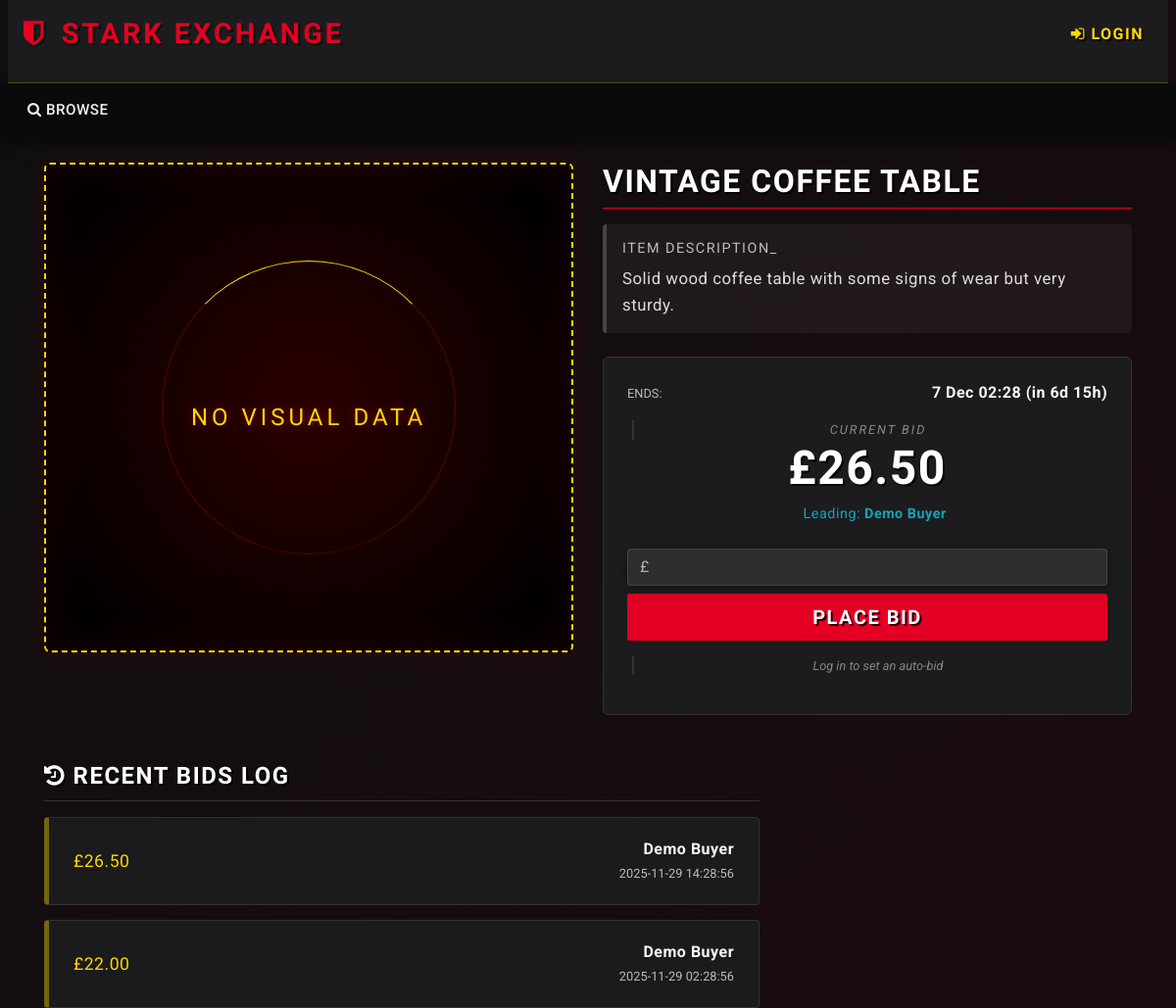
/listing.php?item_id=1, run on the app's committed database.
### tables this page shows
CREATE TABLE auctions (
    auction_id    INT AUTO_INCREMENT PRIMARY KEY,
    item_id       INT NOT NULL,
    seller_id     INT NOT NULL,
    start_price   DECIMAL(10,2) NOT NULL,
    reserve_price DECIMAL(10,2),
    start_date    DATETIME NOT NULL DEFAULT CURRENT_TIMESTAMP,
    end_date      DATETIME NOT NULL,
    winner_id     INT NULL,
    status        ENUM('pending','active','finished','cancelled')
                  NOT NULL DEFAULT 'pending',

    CONSTRAINT fk_auctions_item
        FOREIGN KEY (item_id)
        REFERENCES items(item_id)
        ON DELETE CASCADE
        ON UPDATE CASCADE,

    CONSTRAINT fk_auctions_seller
        FOREIGN KEY (seller_id)
        REFERENCES users(user_id)
        ON DELETE CASCADE
        ON UPDATE CASCADE,

    CONSTRAINT fk_auctions_winner
        FOREIGN KEY (winner_id)
        REFERENCES users(user_id)
        ON DELETE SET NULL
        ON UPDATE CASCADE
);

CREATE TABLE items (
    item_id      INT AUTO_INCREMENT PRIMARY KEY,
    title        VARCHAR(255) NOT NULL,
    description  TEXT,
    
     
    image_path   VARCHAR(255) DEFAULT NULL, 
     

    category_id  INT NOT NULL,
    seller_id    INT NOT NULL,
    created_at   DATETIME NOT NULL DEFAULT CURRENT_TIMESTAMP,

    CONSTRAINT fk_items_category
        FOREIGN KEY (category_id)
        REFERENCES categories(category_id)
        ON DELETE RESTRICT
        ON UPDATE CASCADE,

    CONSTRAINT fk_items_seller
        FOREIGN KEY (seller_id)
        REFERENCES users(user_id)
        ON DELETE CASCADE
        ON UPDATE CASCADE
);

CREATE TABLE users (
    user_id        INT AUTO_INCREMENT PRIMARY KEY,
    name           VARCHAR(100) NOT NULL,
    email          VARCHAR(255) NOT NULL UNIQUE,
    password_hash  VARCHAR(255) NOT NULL,
    role_id        INT NOT NULL,
    created_at     DATETIME NOT NULL DEFAULT CURRENT_TIMESTAMP,

    CONSTRAINT fk_users_role
        FOREIGN KEY (role_id)
        REFERENCES roles(role_id)
        ON DELETE RESTRICT
        ON UPDATE CASCADE
);

CREATE TABLE bids (
    bid_id      INT AUTO_INCREMENT PRIMARY KEY,
    auction_id  INT NOT NULL,
    buyer_id    INT NOT NULL,
    bid_amount  DECIMAL(10,2) NOT NULL,
    bid_time    DATETIME NOT NULL DEFAULT CURRENT_TIMESTAMP,

    CONSTRAINT fk_bids_auction
        FOREIGN KEY (auction_id)
        REFERENCES auctions(auction_id)
        ON DELETE CASCADE
        ON UPDATE CASCADE,

    CONSTRAINT fk_bids_buyer
        FOREIGN KEY (buyer_id)
        REFERENCES users(user_id)
        ON DELETE CASCADE
        ON UPDATE CASCADE
);

### utilities.php (called while the page is built, shortened)
<?php
function get_db() {
    static $conn = null;
    if ($conn === null) {
        $conn = new mysqli(DB_HOST, DB_USER, DB_PASS, DB_NAME);
        $conn->set_charset(DB_CHARSET);
    }
    return $conn;
}
function db_query($sql, $types = '', $params = []) {
    $conn = get_db();
    $stmt = $conn->prepare($sql);
    $stmt->bind_param($types, ...$params);
    if (!$stmt->execute()) {
        die('Execute failed: ' . $stmt->error);
    }
    return $stmt->get_result();
}
function is_logged_in() {
    return isset($_SESSION['user_id']);
}
function current_user_role() {
    return $_SESSION['role_name'] ?? null;
}
function display_time_remaining($interval) {
    if ($interval->days == 0 && $interval->h == 0) {
      $time_remaining = $interval->format('%im %Ss');
    }
    else if ($interval->days == 0) {
      $time_remaining = $interval->format('%hh %im');
    }
    else {
      $time_remaining = $interval->format('%ad %hh');
    }
  return $time_remaining;
}
?>

### listing.php (the view, shortened to what this page needs)
<?php
require_once 'utilities.php';
include_once 'header.php';
$item_id = (int)$_GET['item_id'];
$sql = "
    SELECT
      a.auction_id,
      a.start_price,
      a.end_date,
      a.status,
      a.winner_id,
      i.title,
      i.description,
      i.image_path
    FROM auctions a
    JOIN items i ON a.item_id = i.item_id
    WHERE i.item_id = ?
    ORDER BY a.end_date DESC
    LIMIT 1
";
$result = db_query($sql, 'i', [$item_id]);
$row = $result->fetch_assoc();
$auction_id  = (int)$row['auction_id'];
$title       = $row['title'];
$description = $row['description'];
$start_price = (float)$row['start_price'];
$end_time    = new DateTime($row['end_date']);
$winner_id   = $row['winner_id'] !== null ? (int)$row['winner_id'] : null;
$image_path  = $row['image_path'] ?? null;
$sql_bid = "
    SELECT
      COUNT(*) AS num_bids,
      MAX(bid_amount) AS max_bid
    FROM bids
    WHERE auction_id = ?
";
$result_bid = db_query($sql_bid, 'i', [$auction_id]);
$bid_row = $result_bid->fetch_assoc();
$num_bids = (int)$bid_row['num_bids'];
$max_bid  = $bid_row['max_bid'];
$current_price = ($max_bid === null) ? $start_price : (float)$max_bid;
$current_winner = null;
if ($num_bids > 0) {
    $sql_winner = "
        SELECT u.name
        FROM bids b
        JOIN users u ON b.buyer_id = u.user_id
        WHERE b.auction_id = ?
        ORDER BY b.bid_amount DESC, b.bid_time ASC
        LIMIT 1
    ";
    $result_winner = db_query($sql_winner, 'i', [$auction_id]);
    if ($result_winner && $winner_row = $result_winner->fetch_assoc()) {
        $current_winner = $winner_row['name'];
    }
}
$has_session = is_logged_in();
$paid = false;
$now = new DateTime();
$time_remaining = '';
if ($now < $end_time) {
    $time_to_end = date_diff($now, $end_time);
    $time_remaining = ' (in ' . display_time_remaining($time_to_end) . ')';
}
$sql_history = "
    SELECT
        b.bid_amount,
        b.bid_time,
        u.name
    FROM bids b
    JOIN users u ON b.buyer_id = u.user_id
    WHERE b.auction_id = ?
    ORDER BY b.bid_time DESC
    LIMIT 5
";
$result_history = db_query($sql_history, 'i', [$auction_id]);
$bid_history = [];
if ($result_history && $result_history->num_rows > 0) {
    while ($h = $result_history->fetch_assoc()) {
        $bid_history[] = $h;
    }
}
?>
<div class="container mt-4">
    <div class="row">
        <div class="col-md-6 mb-4">
            <?php
                if (!empty($image_path) && file_exists("images/" . $image_path)) {
                    echo '<div style="border: 2px solid var(--color-accent); border-radius: 6px; overflow: hidden; box-shadow: 0 0 30px rgba(227, 0, 34, 0.2);">';
                    echo '  <img src="images/' . $image_path . '" alt="Item Image" style="width: 100%; height: 500px; object-fit: cover;">';
                    echo '</div>';
                } else {
                    echo '<div class="img-placeholder-lg" style="height: 500px;"></div>';
                }
            ?>
        </div>
        <div class="col-md-6">
            <div class="d-flex justify-content-between align-items-start mb-3 border-bottom pb-2" style="border-color: var(--color-primary) !important;">
                <h2 class="text-uppercase m-0" style="font-family: 'Oswald', sans-serif; color: #fff; letter-spacing: 1px;">
                    <?php echo htmlspecialchars($title); ?>
                </h2>
            </div>
            <div class="item-description p-3 mb-4" style="background: rgba(255,255,255,0.05); border-left: 4px solid #444; border-radius: 4px;">
                <h5 class="text-muted mb-2" style="font-size: 0.9rem; letter-spacing: 1px;">ITEM DESCRIPTION_</h5>
                <div style="color: #ddd; font-size: 1.05rem; line-height: 1.6;">
                    <?php echo nl2br(htmlspecialchars($description)); ?>
                </div>
            </div>
            <div class="bidding-zone p-4" style="background-color: var(--color-bg-secondary); border: 1px solid #333; border-radius: 6px;">
                <?php if ($now > $end_time): ?>
                    <div class="alert alert-dark border-danger text-center font-weight-bold" style="color: #ff6b6b;">
                        This auction ended <?php echo date_format($end_time, 'j M H:i'); ?>
                    </div>
                    <?php if ($has_session && isset($user_id) && $winner_id === $user_id): ?>
                        <?php if (!$paid): ?>
                            <a href="pay.php?auction_id=<?php echo $auction_id; ?>" class="btn btn-success btn-block mt-2">Pay now</a>
                        <?php else: ?>
                            <span class="badge bg-success mt-2 w-100 p-2">Paid</span>
                        <?php endif; ?>
                    <?php endif; ?>
                <?php else: ?>
                    <div class="d-flex justify-content-between align-items-center mb-3">
                        <span class="text-muted text-uppercase small">Ends:</span>
                        <span class="font-weight-bold text-light"><?php echo date_format($end_time, 'j M H:i') . $time_remaining; ?></span>
                    </div>
                    <div class="text-center mb-4">
                        <p class="lead mb-0 text-muted" style="font-size: 0.8rem; letter-spacing: 2px;">CURRENT BID</p>
                        <h1 style="color: var(--color-accent); font-family: 'Oswald', sans-serif; font-size: 3rem; margin: 0;">
                            £<?php echo number_format($current_price, 2); ?>
                        </h1>
                        <?php if ($current_winner): ?>
                            <p class="text-info mb-0" style="font-size: 0.9rem; margin-top: 0.5rem;">
                                <i class="fas fa-trophy"></i> Leading: <strong><?php echo htmlspecialchars($current_winner); ?></strong>
                            </p>
                        <?php endif; ?>
                    </div>
                    <?php if (current_user_role() !== 'seller'): ?>
                    <form method="POST" action="place_bid.php" class="mb-3">
                        <div class="input-group mb-2">
                            <div class="input-group-prepend">
                                <span class="input-group-text border-0" style="background: #333; color: var(--color-accent);">£</span>
                            </div>
                            <input type="number" class="form-control" name="bid_amount"
                                   style="background: #222; color: #fff; border: 1px solid #444;"
                                   step="0.01" min="<?php echo $current_price + 0.01; ?>" required>
                        </div>
                        <button type="submit" class="btn btn-primary btn-lg btn-block" style="font-family: 'Oswald', sans-serif; letter-spacing: 1px;">
                            PLACE BID
                        </button>
                    </form>
                    <?php if ($has_session && current_user_role() !== 'seller'): ?>
                        <div class="card bg-transparent border-0">
                            <div class="card-header p-0 bg-transparent border-0 text-center">
                                <button class="btn btn-link text-muted text-decoration-none small" type="button" data-toggle="collapse" data-target="#collapseAutoBid">
                                    <i class="fa fa-cogs"></i> Set Auto-bid (Advanced)
                                </button>
                            </div>
                            <div id="collapseAutoBid" class="collapse">
                                <div class="card-body p-3 mt-2" style="border: 1px dashed #555; border-radius: 4px; background: rgba(0,0,0,0.2);">
                                    <form method="POST" action="set_autobid.php">
                                        <input type="hidden" name="auction_id" value="<?php echo $auction_id; ?>">
                                        <div class="form-group mb-2">
                                            <label class="small text-muted">Max Amount</label>
                                            <input type="number" class="form-control form-control-sm bg-dark text-light border-secondary" name="max_amount" step="0.01" min="<?php echo $current_price + 0.01; ?>" required>
                                        </div>
                                        <div class="form-group mb-2">
                                            <label class="small text-muted">Step</label>
                                            <input type="number" class="form-control form-control-sm bg-dark text-light border-secondary" name="step" step="0.01" min="0.01" required>
                                        </div>
                                        <button type="submit" class="btn btn-outline-secondary btn-sm btn-block mt-2">Save Auto-bid</button>
                                    </form>
                                </div>
                            </div>
                        </div>
                    <?php else: ?>
                        <p class="text-muted small text-center mt-3">Log in to set an auto-bid</p>
                    <?php endif; ?>
                    <?php else: ?>
                        <div class="alert alert-info text-center" style="background: rgba(23, 162, 184, 0.1); border-color: #17a2b8;">
                            <i class="fa fa-info-circle"></i> Sellers can only browse and view auctions. To place bids, please register as a buyer.
                        </div>
                    <?php endif; ?>
                <?php endif; ?>
            </div>
        </div> </div> <div class="row mt-5">
        <div class="col-md-8">
            <h4 class="text-uppercase mb-3" style="font-family: 'Oswald', sans-serif; color: #aaa; border-bottom: 1px solid #333; padding-bottom: 10px;">
                <i class="fa fa-history"></i> Recent Bids Log
            </h4>
            <?php if (empty($bid_history)): ?>
                <p class="text-muted font-italic">No bids recorded in the database.</p>
            <?php else: ?>
                <ul class="list-group">
                    <?php foreach ($bid_history as $bh): ?>
                        <li class="list-group-item d-flex justify-content-between align-items-center"
                            style="background-color: var(--color-bg-secondary); border-color: #333; color: #ccc;">
                            <span style="font-family: 'Oswald', sans-serif; font-size: 1.1rem; color: var(--color-accent);">
                                £<?php echo number_format((float)$bh['bid_amount'], 2); ?>
                            </span>
                            <div class="text-right">
                                <span class="font-weight-bold text-light"><?php echo htmlspecialchars($bh['name']); ?></span>
                                <br>
                                <small class="text-muted" style="font-family: monospace;">
                                    <?php echo date('Y-m-d H:i:s', strtotime($bh['bid_time'])); ?>
                                </small>
                            </div>
                        </li>
                    <?php endforeach; ?>
                </ul>
            <?php endif; ?>
        </div>
        <div class="col-md-4 text-right">
        </div>
    </div>
</div> <?php include_once "footer.php"; ?>

### data on the page
auctions: item.title "VINTAGE COFFEE TABLE", item.description "Solid wood coffee table with some signs of wear but very sturdy.", end_date "7 Dec 02:28", end_date "(in 6d 15h)"
users: name "Demo Buyer"
bids: bid_amount "26.50", buyer.name "Demo Buyer", bid_time "2025-11-29 14:28:56"
bids: bid_amount "22.00", buyer.name "Demo Buyer", bid_time "2025-11-29 02:28:56"

### other printed values
$current_price "26.50"
